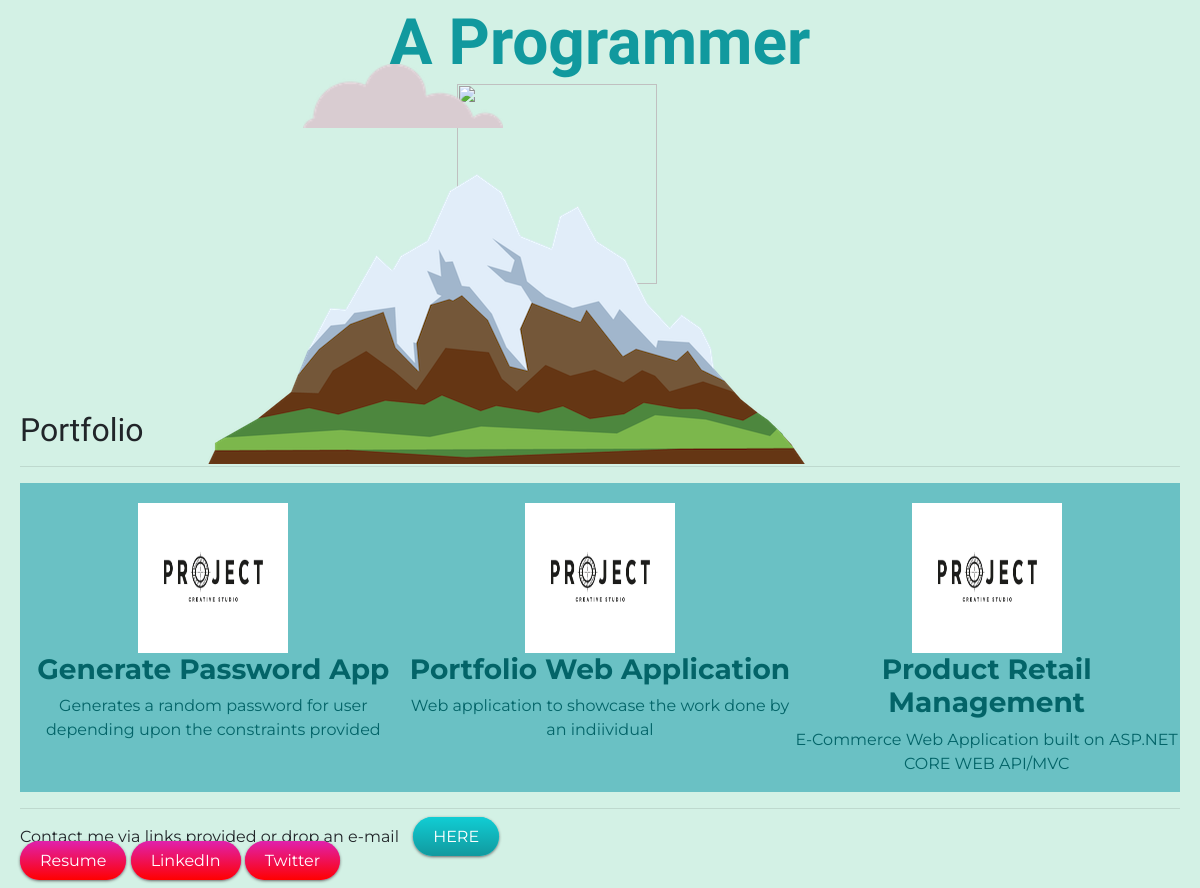
/ (lower part), run on an earlier commit of the app's database.
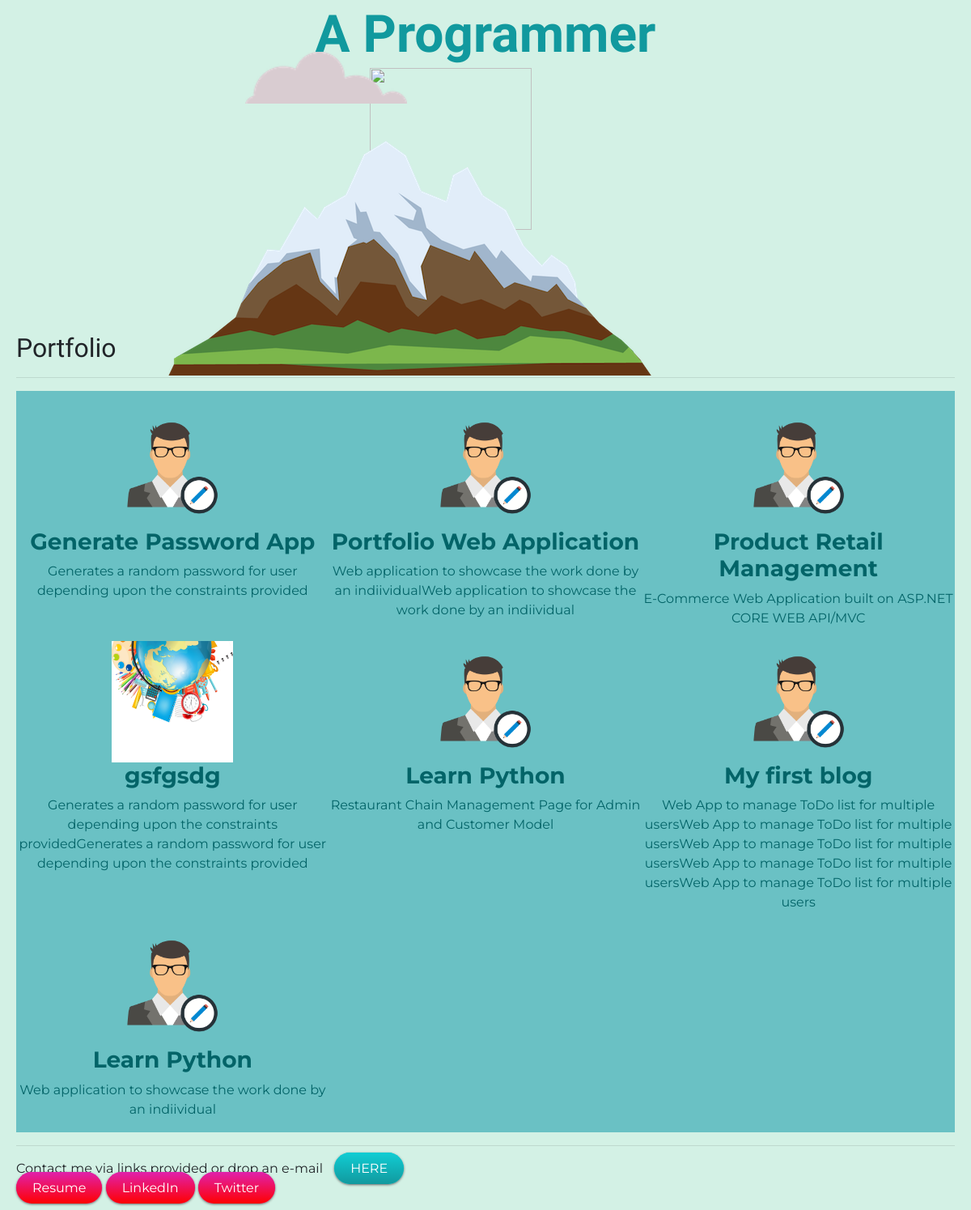
And on a later commit of the database.
### portfolio/models.py (models this page shows)
class Project(models.Model):
    title = models.CharField(max_length = 50)
    description = models.CharField(max_length = 250)
    image = models.ImageField(upload_to='portfolio/images/')
    url = models.URLField(blank=True)

### portfolio/views.py (the view)
# urls.py: 2. Add a URL to urlpatterns:  path('', views.home, name='home')
def home(request):
    projects = Project.objects.all()
    return render(request,'portfolio/home.html',{'projects':projects})

### portfolio/templates/portfolio/home.html (shortened to what this page needs)
{% extends "portfolio/base.html" %}
{% load static %}
{% block content %}
<div class="introSection">
<div class="intro">
  <div class="introSub">
    <p class="introText2">A Programmer</p>
    <img class="secondCloud" src="{% static 'portfolio/cloud.png' %}">
    <img class="theMountain"src="{% static 'portfolio/mountain.png'%}">
  </div>
</div>
</div>
<h2 class="mt-5">Portfolio</h2>
<hr>
<div class="portfolioObjects">
  {% for project in projects %}
  <div class="object">
    {% if project.url %}
   <a  href="{{ project.url }}">
      <img class="theImg" src="{{ project.image.url }}">
    </a>
    {% else %}
      <img class="theImg" src="{{ project.image.url }}">
    {% endif %}
     <a  href="{{ project.url }}">
    <h3 class="objectTitle">{{ project.title }}</h3>
    </a>
    <p class="objectDesc">{{ project.description }}</p>
  </div>
  {% endfor %}
</div>
{% endblock %}

What changed in the data, as far as the page shows it:
changed Project "Generate Password App": image: a different picture
changed Project "Portfolio Web Application": image: a different picture; description "Web application to showcase the work done by an indiividual" → "Web application to showcase the work done by an indiividualWeb application to showcase the work done by an indiividual"
changed Project "Product Retail Management": image: a different picture
added Project: image (picture), title "gsfgsdg", description "Generates a random password for user depending upon the constraints providedGenerates a random password for user depending upon the constraints provided"
added Project: image (picture), title "Learn Python", description "Restaurant Chain Management Page for Admin and Customer Model"
added Project: image (picture), title "My first blog", description "Web App to manage ToDo list for multiple usersWeb App to manage ToDo list for multiple usersWeb App to manage ToDo list for multiple usersWeb App to manage ToDo list for multiple usersWeb App to manage ToDo list for multiple users"
added Project: image (picture), title "Learn Python", description "Web application to showcase the work done by an indiividual"
